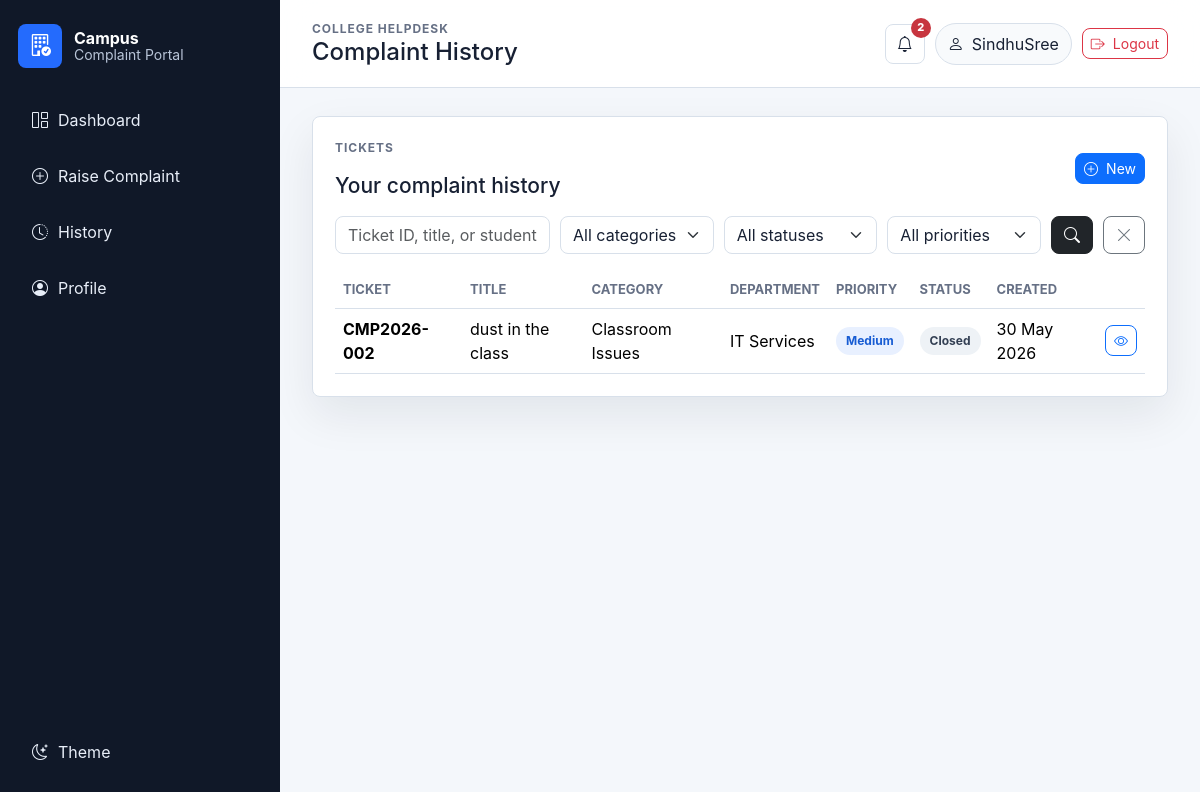
The app's page /complaints/ (signed in) with its own data.
### complaints/models.py (models this page shows, shortened)
class Complaint(models.Model):
    PRIORITY_LOW = "low"
    PRIORITY_MEDIUM = "medium"
    PRIORITY_HIGH = "high"
    PRIORITY_EMERGENCY = "emergency"
    PRIORITY_CHOICES = [
        (PRIORITY_LOW, "Low"),
        (PRIORITY_MEDIUM, "Medium"),
        (PRIORITY_HIGH, "High"),
        (PRIORITY_EMERGENCY, "Emergency"),
    ]
    STATUS_SUBMITTED = "submitted"
    STATUS_ASSIGNED = "assigned"
    STATUS_UNDER_REVIEW = "under_review"
    STATUS_IN_PROGRESS = "in_progress"
    STATUS_RESOLVED = "resolved"
    STATUS_CLOSED = "closed"
    STATUS_REJECTED = "rejected"
    STATUS_CHOICES = [
        (STATUS_SUBMITTED, "Submitted"),
        (STATUS_ASSIGNED, "Assigned to Faculty"),
        (STATUS_UNDER_REVIEW, "Under Review"),
        (STATUS_IN_PROGRESS, "In Progress"),
        (STATUS_RESOLVED, "Resolved"),
        (STATUS_CLOSED, "Closed"),
        (STATUS_REJECTED, "Rejected"),
    ]
    WORKFLOW_STATUS_CHOICES = [
        (STATUS_SUBMITTED, "Submitted"),
        (STATUS_ASSIGNED, "Assigned to Faculty"),
        (STATUS_UNDER_REVIEW, "Under Review"),
        (STATUS_IN_PROGRESS, "In Progress"),
        (STATUS_RESOLVED, "Resolved"),
        (STATUS_CLOSED, "Closed"),
    ]
    TERMINAL_STATUSES = [STATUS_RESOLVED, STATUS_CLOSED, STATUS_REJECTED]
    student = models.ForeignKey(User, on_delete=models.CASCADE, related_name="complaints")
    ticket_id = models.CharField(max_length=20, unique=True, editable=False)
    category = models.ForeignKey(
        ComplaintCategory,
        on_delete=models.PROTECT,
        related_name="complaints",
    )
    assigned_department = models.ForeignKey(
        Department,
        on_delete=models.SET_NULL,
        null=True,
        blank=True,
        related_name="assigned_complaints",
    )
    assigned_faculty = models.ForeignKey(
        Faculty,
        on_delete=models.SET_NULL,
        null=True,
        blank=True,
        related_name="assigned_complaints",
    )
    title = models.CharField(max_length=180)
    description = models.TextField()
    location = models.CharField(max_length=180, blank=True)
    priority = models.CharField(max_length=20, choices=PRIORITY_CHOICES, default=PRIORITY_MEDIUM)
    status = models.CharField(max_length=30, choices=STATUS_CHOICES, default=STATUS_SUBMITTED)
    is_reopened = models.BooleanField(default=False)
    reopened_at = models.DateTimeField(blank=True, null=True)
    accepted_at = models.DateTimeField(blank=True, null=True)
    resolved_at = models.DateTimeField(blank=True, null=True)
    closed_at = models.DateTimeField(blank=True, null=True)
    feedback_rating = models.PositiveSmallIntegerField(
        blank=True,
        null=True,
        validators=[MinValueValidator(1), MaxValueValidator(5)],
    )
    feedback_comment = models.TextField(blank=True)
    created_at = models.DateTimeField(auto_now_add=True)
    updated_at = models.DateTimeField(auto_now=True)
    class Meta:
        ordering = ["-created_at"]
        indexes = [
            models.Index(fields=["ticket_id"], name="complaints__ticket__idx"),
            models.Index(fields=["status", "priority"], name="complaints__status__idx"),
            models.Index(fields=["created_at"], name="complaints__created__idx"),
        ]

class ComplaintCategory(models.Model):
    name = models.CharField(max_length=120, unique=True)
    slug = models.SlugField(max_length=140, unique=True, blank=True)
    department = models.ForeignKey(
        Department,
        on_delete=models.SET_NULL,
        null=True,
        blank=True,
        related_name="categories",
    )
    description = models.TextField(blank=True)
    is_active = models.BooleanField(default=True)
    class Meta:
        verbose_name_plural = "Complaint categories"
        ordering = ["name"]
    def __str__(self):
        return self.name

class Department(models.Model):
    name = models.CharField(max_length=120, unique=True)
    code = models.CharField(max_length=20, unique=True)
    email = models.EmailField(blank=True)
    description = models.TextField(blank=True)
    is_active = models.BooleanField(default=True)
    class Meta:
        ordering = ["name"]

### complaints/views.py (the view)
# urls.py: path("complaints/", views.complaint_list, name="complaint_list"),
@student_required
def complaint_list(request):
    form = ComplaintFilterForm(request.GET or None)
    complaints = Complaint.objects.filter(student=request.user).select_related(
        "category", "assigned_department", "assigned_faculty__user"
    )
    complaints = _filter_complaints(complaints, form)
    paginator = Paginator(complaints, 10)
    page_obj = paginator.get_page(request.GET.get("page"))
    return render(
        request,
        "complaints/complaint_list.html",
        {"form": form, "page_obj": page_obj, "complaints": page_obj.object_list},
    )

### templates/complaints/complaint_list.html (shortened to what this page needs)
{% extends "base.html" %}
{% block page_heading %}Complaint History{% endblock %}
{% block content %}
<section class="panel">
    <div class="section-heading">
        <div>
            <p class="eyebrow">Tickets</p>
            <h2>Your complaint history</h2>
        </div>
        <a class="btn btn-primary btn-sm" href="{% url 'complaint_create' %}">
            <i class="bi bi-plus-circle"></i>
            New
        </a>
    </div>
    <form method="get" class="filter-bar">
        {{ form.q }}
        {{ form.category }}
        {{ form.status }}
        {{ form.priority }}
        <button class="btn btn-dark" type="submit">
            <i class="bi bi-search"></i>
        </button>
        <a class="btn btn-outline-secondary" href="{% url 'complaint_list' %}">
            <i class="bi bi-x-lg"></i>
        </a>
    </form>
    {% include "complaints/partials/complaint_table.html" %}
</section>
{% endblock %}

### templates/base.html (shortened to what this page needs)
{% load static %}
<!doctype html>
<html lang="en" data-theme="light">
<head>
    <link href="https://cdn.jsdelivr.net/npm/bootstrap@5.3.3/dist/css/bootstrap.min.css" rel="stylesheet">
    <link href="https://cdn.jsdelivr.net/npm/bootstrap-icons@1.11.3/font/bootstrap-icons.min.css" rel="stylesheet">
    <link href="{% static 'css/portal.css' %}" rel="stylesheet">
</head>
<body>
<div class="app-shell">
    <aside class="sidebar">
        <a class="brand" href="{% url 'home' %}">
            <span class="brand-mark"><i class="bi bi-building-check"></i></span>
            <span>
                <strong>Campus</strong>
                <small>Complaint Portal</small>
            </span>
        </a>
        {% if user.is_authenticated %}
            <nav class="sidebar-nav">
                {% if is_faculty_account %}
                    <a href="{% url 'faculty_dashboard' %}"><i class="bi bi-speedometer2"></i> Dashboard</a>
                    <a href="{% url 'faculty_complaint_list' %}"><i class="bi bi-ticket-detailed"></i> Complaints</a>
                    <a href="{% url 'feedback_analytics' %}"><i class="bi bi-stars"></i> Feedback</a>
                    <a href="{% url 'export_complaints_csv' %}"><i class="bi bi-filetype-csv"></i> Export</a>
                    <a href="{% url 'profile' %}"><i class="bi bi-person-gear"></i> Profile</a>
                {% else %}
                    <a href="{% url 'student_dashboard' %}"><i class="bi bi-grid-1x2"></i> Dashboard</a>
                    <a href="{% url 'complaint_create' %}"><i class="bi bi-plus-circle"></i> Raise Complaint</a>
                    <a href="{% url 'complaint_list' %}"><i class="bi bi-clock-history"></i> History</a>
                    <a href="{% url 'profile' %}"><i class="bi bi-person-circle"></i> Profile</a>
                {% endif %}
            </nav>
        {% endif %}
        <div class="sidebar-footer">
            <button class="theme-toggle" type="button" data-theme-toggle>
                <i class="bi bi-moon-stars"></i>
                <span>Theme</span>
            </button>
        </div>
    </aside>
    <main class="main-panel">
        <header class="topbar">
            <div>
                <p class="eyebrow mb-0">College Helpdesk</p>
                <h1 class="page-heading">{% block page_heading %}Campus Complaint Portal{% endblock %}</h1>
            </div>
            <div class="topbar-actions">
                {% if user.is_authenticated %}
                    <form method="post" action="{% url 'mark_notifications_read' %}">
                        <button class="notification-button" type="submit" aria-label="Mark notifications read">
                            <i class="bi bi-bell"></i>
                            {% if unread_notifications_count %}
                                <span>{{ unread_notifications_count }}</span>
                            {% endif %}
                        </button>
                    </form>
                    <span class="user-pill">
                        <i class="bi bi-person"></i>
                        {{ user.get_full_name|default:user.username }}
                    </span>
                    <form method="post" action="{% url 'logout' %}">
                        <button class="btn btn-outline-danger btn-sm" type="submit">
                            <i class="bi bi-box-arrow-right"></i>
                            Logout
                        </button>
                    </form>
                {% else %}
                    <a class="btn btn-primary btn-sm" href="{% url 'login' %}">
                        <i class="bi bi-box-arrow-in-right"></i>
                        Login
                    </a>
                {% endif %}
            </div>
        </header>
        <section class="content-wrap">
            {% block content %}{% endblock %}
        </section>
    </main>
</div>
</body>
</html>

### templates/complaints/partials/complaint_table.html (shortened to what this page needs)
<div class="table-responsive">
    <table class="table align-middle">
        <thead>
        <tr>
            <th>Ticket</th>
            <th>Title</th>
            <th>Category</th>
            <th>Department</th>
            <th>Priority</th>
            <th>Status</th>
            <th>Created</th>
            <th></th>
        </tr>
        </thead>
        <tbody>
        {% for complaint in complaints %}
            <tr>
                <td><strong>{{ complaint.ticket_id }}</strong></td>
                <td>{{ complaint.title }}</td>
                <td>{{ complaint.category.name }}</td>
                <td>{{ complaint.assigned_department.name|default:"Unassigned" }}</td>
                <td><span class="priority priority-{{ complaint.priority }}">{{ complaint.get_priority_display }}</span></td>
                <td><span class="status status-{{ complaint.status }}">{{ complaint.get_status_display }}</span></td>
                <td>{{ complaint.created_at|date:"d M Y" }}</td>
                <td>
                    <a class="btn btn-outline-primary btn-sm" href="{% url 'complaint_detail' complaint.pk %}">
                        <i class="bi bi-eye"></i>
                    </a>
                </td>
            </tr>
        {% empty %}
            <tr>
                <td colspan="{% if admin_table %}10{% else %}8{% endif %}" class="text-center text-secondary py-4">
                    No complaints found.
                </td>
            </tr>
        {% endfor %}
        </tbody>
    </table>
</div>

### records on screen
Complaint: ticket_id "CMP2026-002", title "dust in the class", category.name "Classroom Issues", assigned_department.name "IT Services", priority "Medium", status "Closed", created_at "30 May 2026"

### other values on screen
{{ unread_notifications_count }} "2"
{{ user.get_full_name|default:user.username }} "SindhuSree"
